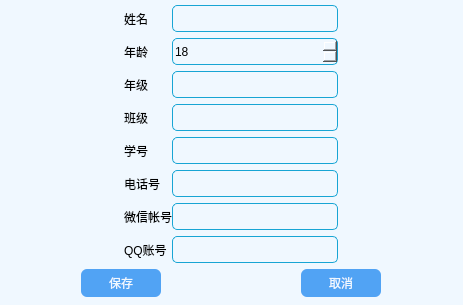
<?xml version="1.0" encoding="UTF-8"?>
<ui version="4.0">
 <class>Dlg_AddStu</class>
 <widget class="QDialog" name="Dlg_AddStu">
  <property name="geometry">
   <rect>
    <x>0</x>
    <y>0</y>
    <width>463</width>
    <height>430</height>
   </rect>
  </property>
  <property name="windowTitle">
   <string>添加学生信息</string>
  </property>
  <property name="styleSheet">
   <string notr="true">background-color:aliceblue;</string>
  </property>
  <layout class="QGridLayout" name="gridLayout_2">
   <property name="sizeConstraint">
    <enum>QLayout::SetMinAndMaxSize</enum>
   </property>
   <property name="leftMargin">
    <number>0</number>
   </property>
   <property name="topMargin">
    <number>5</number>
   </property>
   <property name="rightMargin">
    <number>0</number>
   </property>
   <property name="bottomMargin">
    <number>8</number>
   </property>
   <item row="0" column="5" colspan="2">
    <spacer name="horizontalSpacer_2">
     <property name="orientation">
      <enum>Qt::Horizontal</enum>
     </property>
     <property name="sizeHint" stdset="0">
      <size>
       <width>104</width>
       <height>20</height>
      </size>
     </property>
    </spacer>
   </item>
   <item row="0" column="2" colspan="3">
    <layout class="QGridLayout" name="gridLayout">
     <property name="horizontalSpacing">
      <number>0</number>
     </property>
     <item row="1" column="1">
      <widget class="QSpinBox" name="sB_age">
       <property name="styleSheet">
        <string notr="true"> border: 1px solid #18a5d4;
 min-width: 90;
 min-height: 25;
 border-radius: 5;</string>
       </property>
       <property name="minimum">
        <number>10</number>
       </property>
       <property name="maximum">
        <number>99</number>
       </property>
       <property name="value">
        <number>18</number>
       </property>
      </widget>
     </item>
     <item row="7" column="0">
      <widget class="QLabel" name="label_qq">
       <property name="text">
        <string>QQ账号</string>
       </property>
      </widget>
     </item>
     <item row="7" column="1">
      <widget class="QLineEdit" name="lE_qq">
       <property name="styleSheet">
        <string notr="true"> border: 1px solid #18a5d4;
 min-width: 90;
 min-height: 25;
 border-radius: 5;</string>
       </property>
      </widget>
     </item>
     <item row="4" column="0">
      <widget class="QLabel" name="label_student">
       <property name="text">
        <string>学号</string>
       </property>
      </widget>
     </item>
     <item row="5" column="1">
      <widget class="QLineEdit" name="lE_phone">
       <property name="styleSheet">
        <string notr="true"> border: 1px solid #18a5d4;
 min-width: 90;
 min-height: 25;
 border-radius: 5;</string>
       </property>
      </widget>
     </item>
     <item row="6" column="0">
      <widget class="QLabel" name="label_wechat">
       <property name="text">
        <string>微信帐号</string>
       </property>
      </widget>
     </item>
     <item row="6" column="1">
      <widget class="QLineEdit" name="lE_wechat">
       <property name="styleSheet">
        <string notr="true"> border: 1px solid #18a5d4;
 min-width: 90;
 min-height: 25;
 border-radius: 5;</string>
       </property>
      </widget>
     </item>
     <item row="0" column="0">
      <widget class="QLabel" name="label_name">
       <property name="text">
        <string>姓名</string>
       </property>
      </widget>
     </item>
     <item row="0" column="1">
      <widget class="QLineEdit" name="lE_name">
       <property name="styleSheet">
        <string notr="true"> border: 1px solid #18a5d4;
 min-width: 90;
 min-height: 25;
 border-radius: 5;</string>
       </property>
      </widget>
     </item>
     <item row="2" column="1">
      <widget class="QLineEdit" name="lE_grade">
       <property name="styleSheet">
        <string notr="true"> border: 1px solid #18a5d4;
 min-width: 90;
 min-height: 25;
 border-radius: 5;</string>
       </property>
      </widget>
     </item>
     <item row="2" column="0">
      <widget class="QLabel" name="label_grade">
       <property name="text">
        <string>年级</string>
       </property>
      </widget>
     </item>
     <item row="3" column="1">
      <widget class="QLineEdit" name="lE_class">
       <property name="styleSheet">
        <string notr="true"> border: 1px solid #18a5d4;
 min-width: 90;
 min-height: 25;
 border-radius: 5;</string>
       </property>
      </widget>
     </item>
     <item row="1" column="0">
      <widget class="QLabel" name="label_age">
       <property name="text">
        <string>年龄</string>
       </property>
      </widget>
     </item>
     <item row="3" column="0">
      <widget class="QLabel" name="label_uiclass">
       <property name="text">
        <string>班级</string>
       </property>
      </widget>
     </item>
     <item row="4" column="1">
      <widget class="QLineEdit" name="lE_student">
       <property name="styleSheet">
        <string notr="true"> border: 1px solid #18a5d4;
 min-width: 90;
 min-height: 25;
 border-radius: 5;</string>
       </property>
      </widget>
     </item>
     <item row="5" column="0">
      <widget class="QLabel" name="label_phone">
       <property name="text">
        <string>电话号</string>
       </property>
      </widget>
     </item>
    </layout>
   </item>
   <item row="1" column="0">
    <spacer name="horizontalSpacer_4">
     <property name="orientation">
      <enum>Qt::Horizontal</enum>
     </property>
     <property name="sizeHint" stdset="0">
      <size>
       <width>61</width>
       <height>20</height>
      </size>
     </property>
    </spacer>
   </item>
   <item row="1" column="4" colspan="2">
    <widget class="QPushButton" name="btn_quxiao">
     <property name="styleSheet">
      <string notr="true">QPushButton{
border-radius:6;
border:1px;
color:aliceblue;         
background-color: rgb(81, 163, 244);
min-width: 80;
min-height: 28;
}

QPushButton:pressed{
border-radius:6;
border:1px;
color:aliceblue;         
background-color:rgb(255, 255, 255);
min-width: 70;
min-height: 28;
}
</string>
     </property>
     <property name="text">
      <string>取消</string>
     </property>
    </widget>
   </item>
   <item row="1" column="3">
    <spacer name="horizontalSpacer_3">
     <property name="orientation">
      <enum>Qt::Horizontal</enum>
     </property>
     <property name="sizeHint" stdset="0">
      <size>
       <width>148</width>
       <height>20</height>
      </size>
     </property>
    </spacer>
   </item>
   <item row="1" column="6">
    <spacer name="horizontalSpacer_5">
     <property name="orientation">
      <enum>Qt::Horizontal</enum>
     </property>
     <property name="sizeHint" stdset="0">
      <size>
       <width>61</width>
       <height>20</height>
      </size>
     </property>
    </spacer>
   </item>
   <item row="0" column="0" colspan="2">
    <spacer name="horizontalSpacer">
     <property name="orientation">
      <enum>Qt::Horizontal</enum>
     </property>
     <property name="sizeHint" stdset="0">
      <size>
       <width>104</width>
       <height>20</height>
      </size>
     </property>
    </spacer>
   </item>
   <item row="1" column="1" colspan="2">
    <widget class="QPushButton" name="btn_baocun">
     <property name="styleSheet">
      <string notr="true">QPushButton{
border-radius:6;
border:1px;
color:aliceblue;         
background-color: rgb(81, 163, 244);
min-width: 80;
min-height: 28;
}

QPushButton:pressed{
border-radius:6;
border:1px;
color:aliceblue;         
background-color:rgb(255, 255, 255);
min-width: 70;
min-height: 28;
}
</string>
     </property>
     <property name="text">
      <string>保存</string>
     </property>
    </widget>
   </item>
  </layout>
 </widget>
 <tabstops>
  <tabstop>lE_name</tabstop>
  <tabstop>sB_age</tabstop>
  <tabstop>lE_grade</tabstop>
  <tabstop>lE_class</tabstop>
  <tabstop>lE_student</tabstop>
  <tabstop>lE_phone</tabstop>
  <tabstop>lE_wechat</tabstop>
  <tabstop>lE_qq</tabstop>
  <tabstop>btn_baocun</tabstop>
  <tabstop>btn_quxiao</tabstop>
 </tabstops>
 <resources/>
 <connections/>
</ui>
